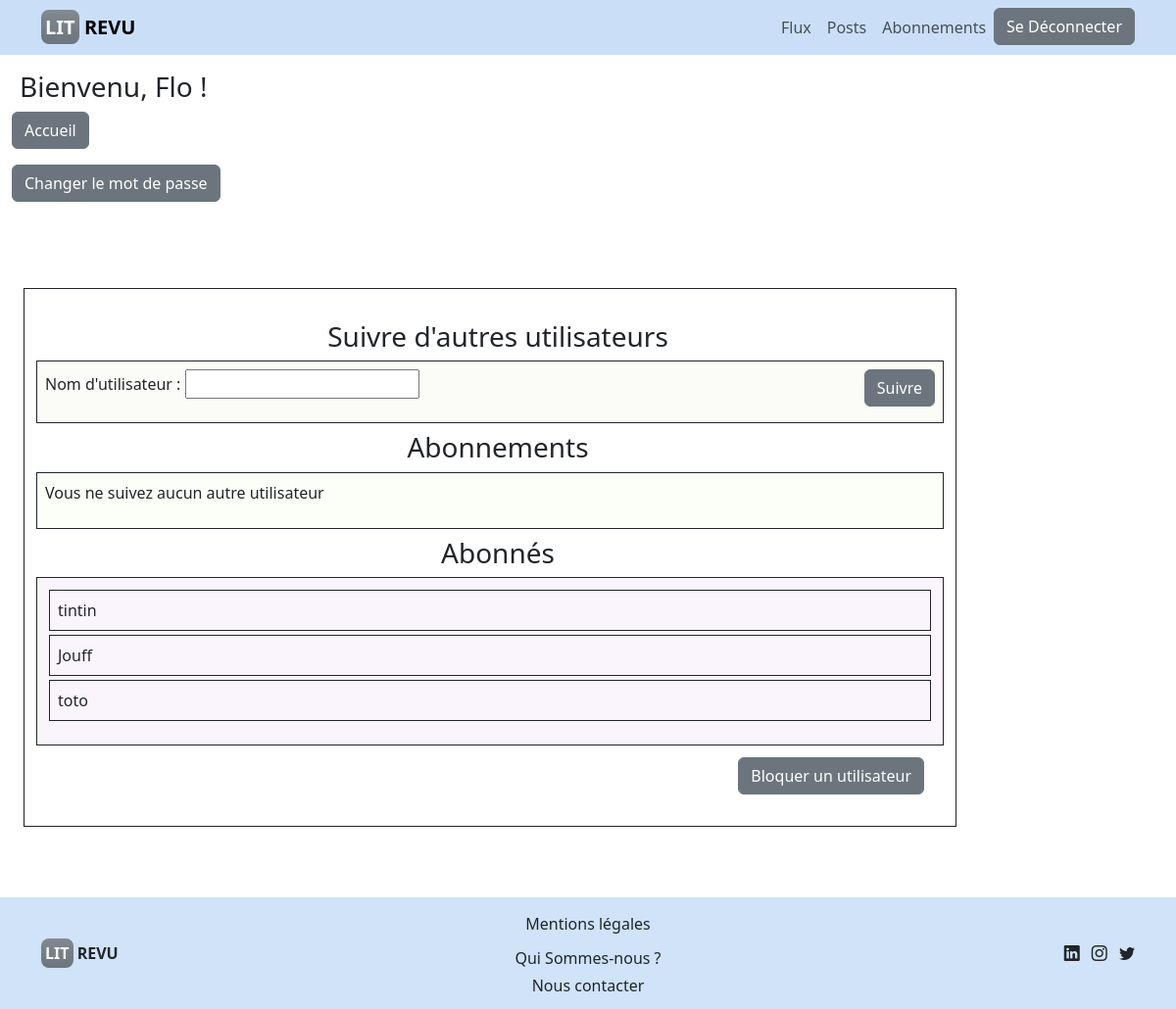
Page /revu/follow/ (signed in) on the committed database.
### authentication/models.py (models this page shows)
class User(AbstractUser):
    DEVELOPER = "DEVELOPER"
    SUBSCRIBER = "SUBSCRIBER"
    ROLE_CHOICES = (
        (DEVELOPER, 'Développeur'),
        (SUBSCRIBER, 'Utilisateur'),
    )
    profile_photo = models.ImageField(blank=True)
    role = models.CharField(max_length=30, choices=ROLE_CHOICES)
    follows = models.ManyToManyField(
        'self',
        symmetrical=False,
        verbose_name='suit',
    )
    def __str__(self):
        return f'{self.username}'

### revu/models.py (models this page shows)
class UserFollows(models.Model):
    user = models.ForeignKey(to=settings.AUTH_USER_MODEL,
                             on_delete=models.CASCADE,
                             related_name='following')
    followed_user = models.ForeignKey(to=settings.AUTH_USER_MODEL,
                                      on_delete=models.CASCADE,
                                      related_name='followed_by')
    class Meta:
        unique_together = (
            "user",
            "followed_user",
        )

### revu/views.py (the view, shortened to what this page needs)
# urls.py: path('revu/follow/', revu.views.follow_users, name='follow'),
@login_required
def follow_users(request):
    form = forms.FollowUsersForm(request.POST or None)
    followings = UserFollows.objects.filter(user=request.user)
    followers = UserFollows.objects.filter(followed_user=request.user)
    context = {
        'form': form,
        'followings': followings,
        'followers': followers,
    }
    return render(request, 'revu/follow_view.html', context=context)

### revu/forms.py (shortened to what this page needs)
class FollowUsersForm(forms.Form):
    username = forms.CharField(max_length=64, label='Nom d\'utilisateur')
    class Meta:
        model = User
        fields = ['follow']

### revu/templates/revu/follow_view.html (shortened to what this page needs)
{% extends 'base.html' %}
{% block content %}
<div class="container my-5" aria-label="Follow Unfollow Form">
    <div class="border border-dark p-4">
    <div class="row align-items-center">
        <h3 class="m-2 text-center">Suivre d'autres utilisateurs</h2>
        <div class="border border-dark p-2"  style="background-color: rgb(251, 251, 247);">
            <div class="row">
                <div class="col-6">
            <form id="follow-users-form" method="post">
                {{form.as_p}}
            </div>
                <div class="text-end col-6">
                <button type="submit" class="btn btn-secondary">Suivre</button>
            </div>
        </div>
        </div>
    </div>
    <div class="row">
        <h3 class="m-2 text-center">Abonnements</h3>
        <div class="border border-dark p-2"  style="background-color: rgb(251, 255, 247);">
        <ul class="list-unstyled">
            {% if followings %}
                {% for following in followings %}
                    <li class="border border-dark m-1 p-2"> {{ following.followed_user.username}}
                        <form action="{% url 'unfollow_user' following.followed_user.id %}" method="post" style="display:inline;" onsubmit="return confirm('Voulez vous vraiment arrêter de suivre cet utilisateur ?')">
                            {% csrf_token %}
                            <div class="text-end">
                            <button type="submit" class="btn btn-secondary btn-sm">Désabonner</button></div>
                            </form>
                    </li>
                {% endfor %}
            {% else %}
                <p>Vous ne suivez aucun autre utilisateur</p>
            {% endif %}
        </ul>
    </div>
    </div>
    <div class="row">
        <h3 class="m-2 text-center">Abonnés</h3>
        <div class="border border-dark p-2 "  style="background-color: rgb(250, 245, 253);">
        <ul class="list-unstyled">
            {% if followers %}
                {% for follower in followers %}
                <li class="border border-dark m-1 p-2"> {{ follower.user.username}} </li>
                {% endfor %}
            {% else %}
                <p>Vous n'avez aucun abonné</p>
            {% endif %}
        </ul>
    </div>
    </div>
    <div class="text-end m-2 pt-1">
        <a href="{% url 'block_view' %}" class="btn btn-secondary">Bloquer un utilisateur</a>
    </div>
</div>
</div>
{% endblock content %}

### templates/base.html (shortened to what this page needs)
<!DOCTYPE html>
<html lang="fr">
  <head>
    <link href="https://cdn.jsdelivr.net/npm/bootstrap@5.3.3/dist/css/bootstrap.min.css" rel="stylesheet">
    <link
      rel="stylesheet"
      href="https://cdn.jsdelivr.net/npm/bootstrap-icons@1.5.0/font/bootstrap-icons.css"
    />
    <link rel="stylesheet" href="https://cdnjs.cloudflare.com/ajax/libs/font-awesome/5.15.4/css/all.min.css" />
  </head>
    <body>
      <header>
        <nav class="navbar navbar-expand-md navbar-light fixed-top"  style="background-color: rgb(189, 215, 245,0.8);">
          <div class="container">
          <a class="navbar-brand text-uppercase fw-bold" href="{% url 'login' %}" aria-label="LITRevu"><span class="bg-secondary bg-gradient p-1 rounded-3 text-light">LIT</span> Revu</a>
          <div class="collapse navbar-collapse justify-content-end" id="navbarNav" role="navigation">
           <ul class="navbar-nav">
            <li class="nav-item">
              <a class="nav-link" href="{% url 'home' %}">Flux</a>
            </li>
            <li class="nav-item">
              <a class="nav-link" href="{% url 'user_posts' %}">Posts</a>
            </li>
            <li class="nav-item">
              <a class="nav-link" href="{% url 'follow' %}">Abonnements</a>
            </li>
            <li class="nav-item">
                {% if user.is_authenticated %}
                  <form action="{% url 'logout'%}" method="post" class="col-12">
                     <button type="submit" class="btn btn-secondary">Se Déconnecter</button>
                  </form>
                {% endif %}
            </li>
           </ul>
          </div>
          </div>
         </nav>
       </header>
      <div class="md-vh-100 d-flex">
        <section class="w-100" aria-label="Accueil">
            <div class="container-fluid mt-5 h-100">
              <div class="row h-100 ">
                <div class="col-md-2 sidebar mt-2 " style="width: auto">
                  {% if user.is_authenticated %}
                      <h3 class="m-2 pt-2">Bienvenu, {{ user }} !</h3>
                      <p><a href="{% url 'home' %}" class="btn btn-secondary">Accueil</a></p>
                      <p><a href="{% url 'password_change' %}" class="btn btn-secondary">Changer le mot de passe</a></p>
                  {% endif %}
                  </div>
                  <div class="col-md-10 mb-5">
                      {% block content %}{% endblock content %}
                  </div>
              </div>
            </div>
        </section>
      </div>
    </body>
    <footer style="background-color: rgb(189, 215, 245, 0.7);">
        <div class="container py-1" >
            <div class="row gy-4 align-items-center" aria-label="footer navigation">
              <div class="col-12 col-md-4">
                <a class="navbar-brand text-dark text-uppercase fw-bold" href="#">
                  <span class="bg-secondary bg-gradient p-1 rounded-3 text-light">LIT</span> Revu
                </a>
              </div>
              <div class="col-12 col-md-4 text-md-center">
                <ul class="list-unstyled mb-2">
                  <li class="nav-item active">
                    <a href="#" class="btn mt-1 text-decoration-none text-dark"
                    data-bs-toggle="modal" data-bs-target="#Mentionslegales">Mentions légales</a>
                  </li>
                  <li class="nav-item active">
                    <a class="nav-link mt-1" href="#LITRevu">Qui Sommes-nous ?</a>
                  </li>
                  <li class="nav-item ">
                    <a class="nav-link mt-1" href="{% url 'contact' %}">Nous contacter</a>
                  </li>
                </ul>
              </div>
              <div class="col-12 col-md-4 text-md-end">
                <ul class="list-inline mb-0">
                  <li class="list-inline-item">
                    <a href="https://www.linkedin.com/" class="text-decoration-none text-dark" data-bs-toggle="tooltip" title="Linkedin"><i class="bi bi-linkedin"></i></a>
                  </li>
                  <li class="list-inline-item">
                    <a href="https://www.instagram.com/" class="text-decoration-none text-dark" data-bs-toggle="tooltip" title="Instagram"><i class="bi bi-instagram"></i></a>
                  </li>
                  <li class="list-inline-item">
                    <a href="https://twitter.com/home" class="text-decoration-none text-dark" data-bs-toggle="tooltip" title="Twitter"><i class="bi bi-twitter"></i></a>
                  </li>
                </ul>
              </div>
            </div>
          </div>
    </footer>
</html>

### rows in the picture
User: username "Flo"
UserFollows: user.username "tintin"
UserFollows: user.username "Jouff"
UserFollows: user.username "toto"
